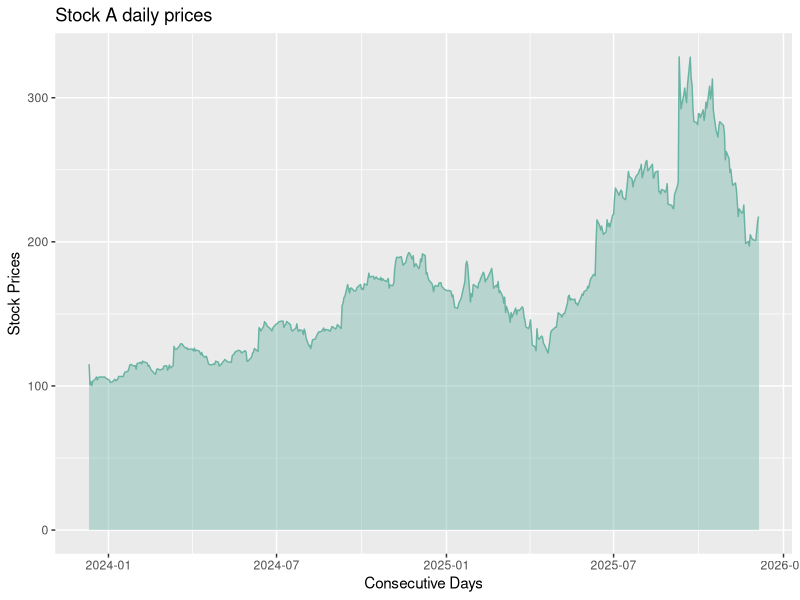
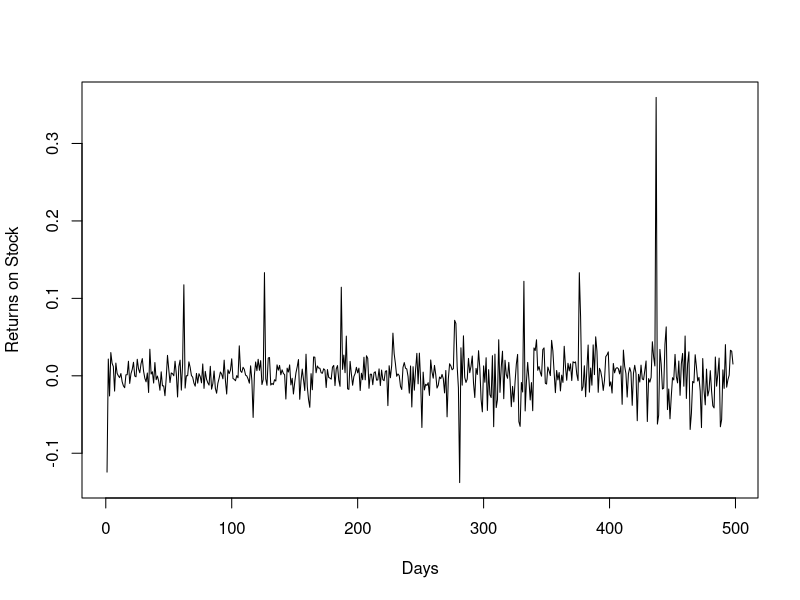
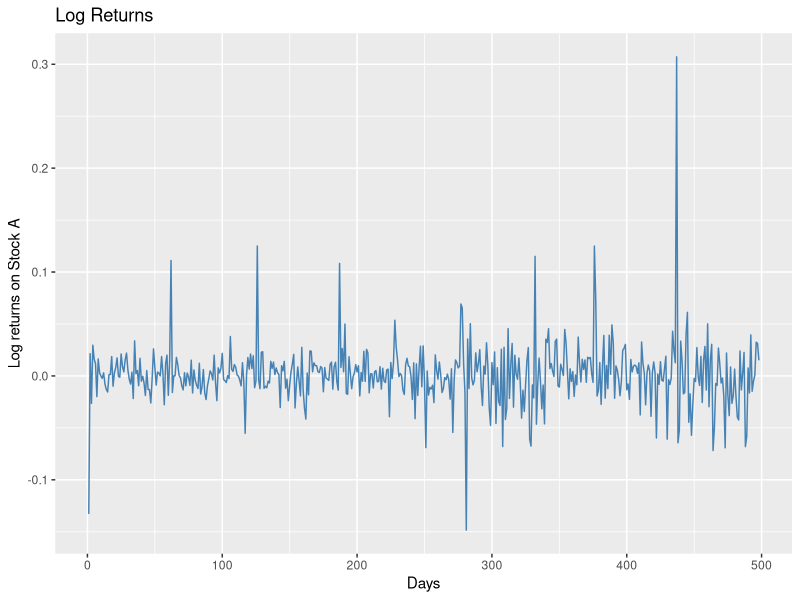
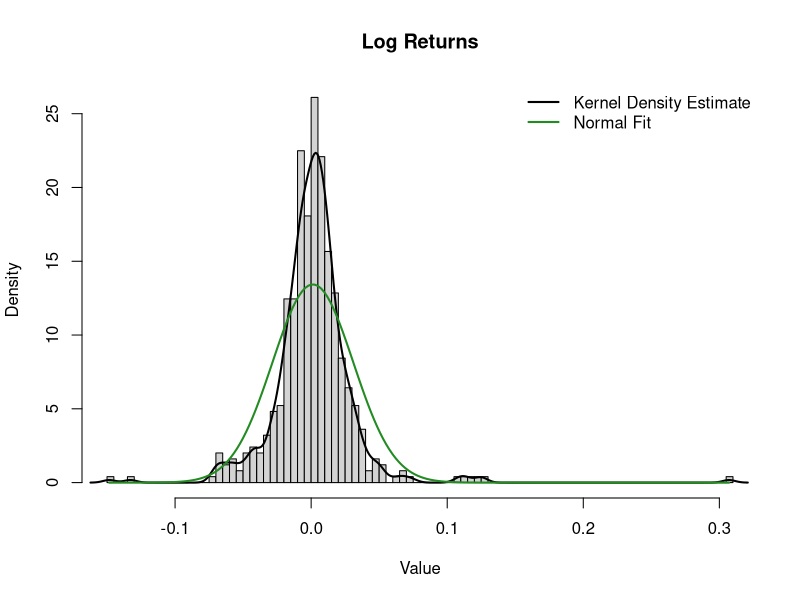
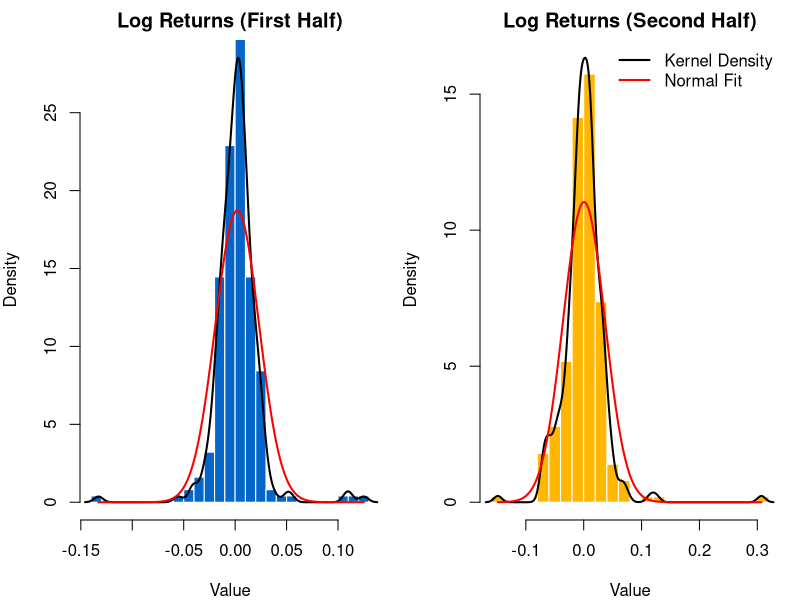
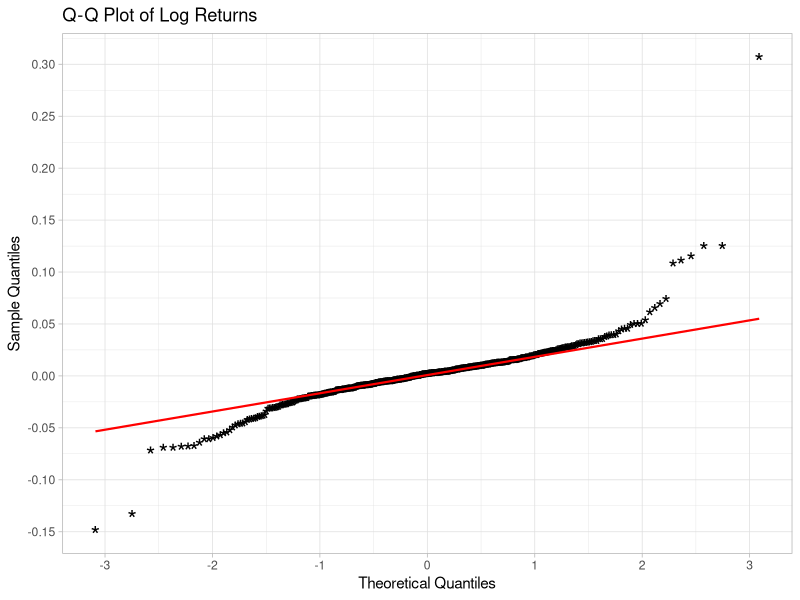
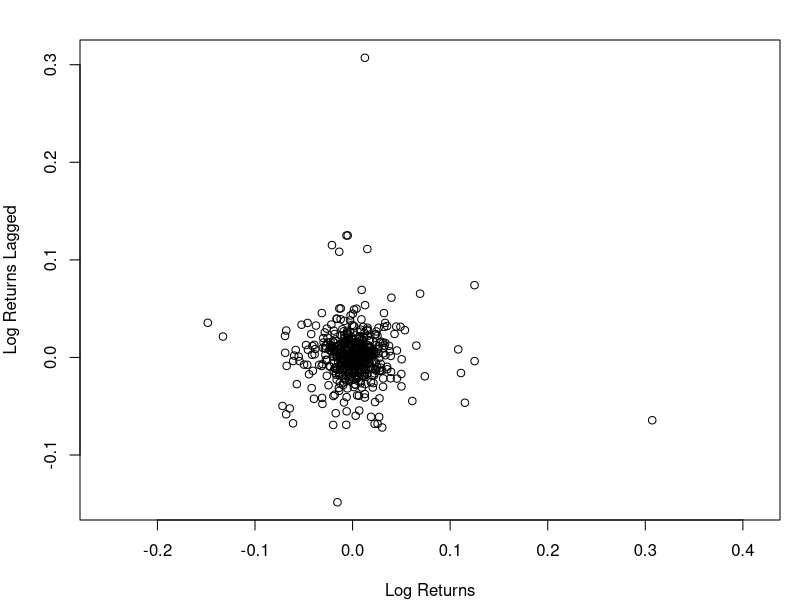

Reproduce these figures in R, in order.
## ---- chunk 1
## This for safety and to avoid variables conflict
rm(list = ls())
graphics.off()
cat("\014")
## ---- chunk 2

options (repos = "https://cran.rstudio.com")
packages <- c ( "ggplot2","readxl","plotly")
installed_packages <- packages %in% rownames(installed.packages())

# Install packages,if  not yet installed
if (any(installed_packages == FALSE)) {
install.packages ( packages [!installed_packages])
}

invisible (lapply(packages,library,character.only = TRUE))   # Package Loading
## ---- chunk 3
getwd()
prices <- read_excel("Problem1set2.xlsx")
## ---- chunk 4
head(prices)
print(prices[,1])
print(prices[,2])         # Print out the vector of  "prices" of stock A
## ---- chunk 5
### Nnumber of Columns
ncol(prices)
###number of rows (that is our n in the lectures)
n_obs = nrow(prices)
## ---- chunk 6
##### We use the function summary()
summary(prices$"A")
mean(prices$"A")
#### The adjusted empirical variance for stock A 
var(prices$"A")
## ---- chunk 7
p <- ggplot(prices, aes(x=Date, y=A)) +
    geom_area(fill="#69b3a2", alpha=0.4) +
    geom_line(color="#69b3a2") +
    labs(x = "Consecutive Days",
         y = "Stock Prices",
         title = "Stock A daily prices") 

p   ## Displaying Plot
## ---- chunk 8
#We create a numeric vector of size n-1
returnsA<-vector(mode = "numeric", length = n_obs -1)
#then, we use a "for loop" in R
for(i in 1:n_obs-1) returnsA[i]<-(prices$`A`[i+1]-prices$`A`[i])/prices$`A`[i]
# Plot for returns
plot(returnsA, type='l', xlab="Days", ylab="Returns on Stock")
## ---- chunk 9
log_returns <- diff(log(prices$`A`), lag=1)

# Plot for Log returns
df <- data.frame(Date = 1:length(log_returns),LogReturn = log_returns)
q <- ggplot(df, aes(x=Date, y=log_returns)) + 
    geom_line(color="steelblue") +
    labs(x = "Days", y = "Log returns on Stock A",
         title = "Log Returns")

q ## Displaying Plot
## ---- chunk 10
hist(log_returns, probability = TRUE, breaks = "FD",
     main = "Log Returns", xlab = "Value", ylab = "Density")

lines(density(log_returns), lwd = 2)

x <- seq(min(log_returns), max(log_returns), length.out = 200)
lines(x, dnorm(x, mean(log_returns), sd(log_returns)), col = "forestgreen",
      lwd = 2)

legend("topright", legend = c("Kernel Density Estimate", "Normal Fit"),
       lwd = c(2, 2), col = c("black", "forestgreen"),
       bty = "n")
## ---- chunk 11
# Split plotting area, 1 row 2 columns
par(mfrow = c(1, 2), mar = c(4, 4, 2, 1))

first_half <- log_returns[1:floor(n_obs/2)]
second_half <- log_returns[(floor(n_obs/2)):n_obs-1]

# First Half
hist(first_half,probability = TRUE,breaks = 20,col = "#0466c8",border = "white",
     main = "Log Returns (First Half)", xlab = "Value", ylab = "Density",
     ylim = c(0, max(density(first_half)$y, dnorm(first_half, mean(first_half), sd(first_half)))))
lines(density(first_half), lwd = 2, col = "black")
xgrid1 <- seq(min(first_half), max(first_half), length.out = 200)
lines(xgrid1, dnorm(xgrid1, mean(first_half), sd(first_half)), col = "red", lwd = 2)

# Second half
hist(second_half,probability = TRUE,breaks = 20,col = "#ffb703",border = "white",
     main = "Log Returns (Second Half)",xlab = "Value",ylab = "Density",
     ylim = c(0, max(density(second_half)$y, dnorm(second_half, mean(second_half), sd(second_half)))))
lines(density(second_half), lwd = 2, col = "black")
xgrid2 <- seq(min(second_half), max(second_half), length.out = 200)
lines(xgrid2, dnorm(xgrid2, mean(second_half), sd(second_half)), col = "red", lwd = 2)
legend("topright",legend = c("Kernel Density", "Normal Fit"),col = c("black", "red"),
       lwd = 2,bty = "n")

par(mfrow = c(1,1))
## ---- chunk 12
## To check if both the data sets are coming from same distribution
ks.test(first_half, second_half)
## ---- chunk 13
qqplot <- ggplot(data.frame(log_returns), aes(sample = log_returns)) +
  stat_qq(shape = "*", size = 6) +
  stat_qq_line(color = "red", linewidth = 0.75) +
  labs(x = "Theoretical Quantiles",y = "Sample Quantiles",
    title = "Q-Q Plot of Log Returns"
  ) +
  scale_x_continuous(n.breaks = 10) +
  scale_y_continuous(n.breaks = 10) +
  theme_light()

qqplot
## ---- chunk 14
 lA1<-vector(mode = "numeric", length = n_obs-1)
for(i in 1:n_obs-1) lA1[i]<-log_returns[i]

lA2<-vector(mode = "numeric", length = n_obs-1)
for(i in 1:n_obs-1) lA2[i]<-log_returns[i+1]

plot(lA1, lA2, xlab="Log Returns", ylab="Log Returns Lagged", asp=1)
## ---- chunk 15

X_mean  <- mean(log_returns) ## Log returns mean
X_adjvar <- var(log_returns) ## Log returns Adjusted Variance
cov_mat <- cov(as.matrix(log_returns))
cov_mat_GBM <- diag(X_adjvar, length(log_returns))
X_mean
X_adjvar
cov_mat
## ---- chunk 16
## Normality test
shapiro.test(log_returns)

## Box-Pierce test on the log-returns
Box.test (log_returns, lag = 5, type = "Box-Pierce")

## Box-Ljung test on the log-returns
Box.test (log_returns, lag = 5, type = "Ljung-Box")
## ---- chunk 17
## For Normal Distribution
ks.test(log_returns,pnorm,mean=mean(X_mean),sd=sd(log_returns))
## ---- chunk 18
Delta <- 1/252 # One trading day
mu_hat <- X_mean/Delta + X_adjvar/2 
sigma_hat <- sqrt (X_adjvar/Delta)

mu_hat
sigma_hat
## ---- chunk 19
### Confidence Interval for mu
alpha <- 0.05
k = length(log_returns) # total log returns data points
se_mu <- sigma_hat / sqrt(k * Delta)
mu_hat + c(-1,1) * qnorm(1 - alpha/2) * se_mu
## ---- chunk 20
### Confidence Interval for sigma
lower <- (k-1) * sigma_hat^2 / qchisq(1 - alpha/2, df = k)
upper <- (k-1) * sigma_hat^2 / qchisq(alpha/2, df = k)
sqrt(c(lower, upper))  # Confidence Interval for sigma
## ---- chunk 21
St <- as.numeric(tail(prices$'A', 1))

loss_op <- -St * (exp(log_returns) - 1) ## Loss operator
losses_sorted <- sort(loss_op)

alpha <- 0.95
k <- length(loss_op)

VaR_hist <- losses_sorted[floor(k * alpha)]
VaR_hist
VaR_hist/St ## VaR in percentage
## ---- chunk 22
alpha <- 0.95 # confidence level
N <- 100000
set.seed(24)   # for reproducibility
St <- as.numeric(tail(prices$'A', 1)) # Current portfolio value

# Parameters
mu_hat <- mean(log_returns) / Delta + 0.5 * var(log_returns) / Delta
sigma_hat <- sd(log_returns) / sqrt(Delta)

sim_returns <- (mu_hat - 0.5 * sigma_hat^2) * Delta +
               sigma_hat * sqrt(Delta) * rnorm(N)

sim_losses <- - St * (exp(sim_returns) - 1)

sim_losses_sorted <- sort(sim_losses)
VaR_MC <- sim_losses_sorted[floor(N * alpha)]
VaR_MC
VaR_MC/St
